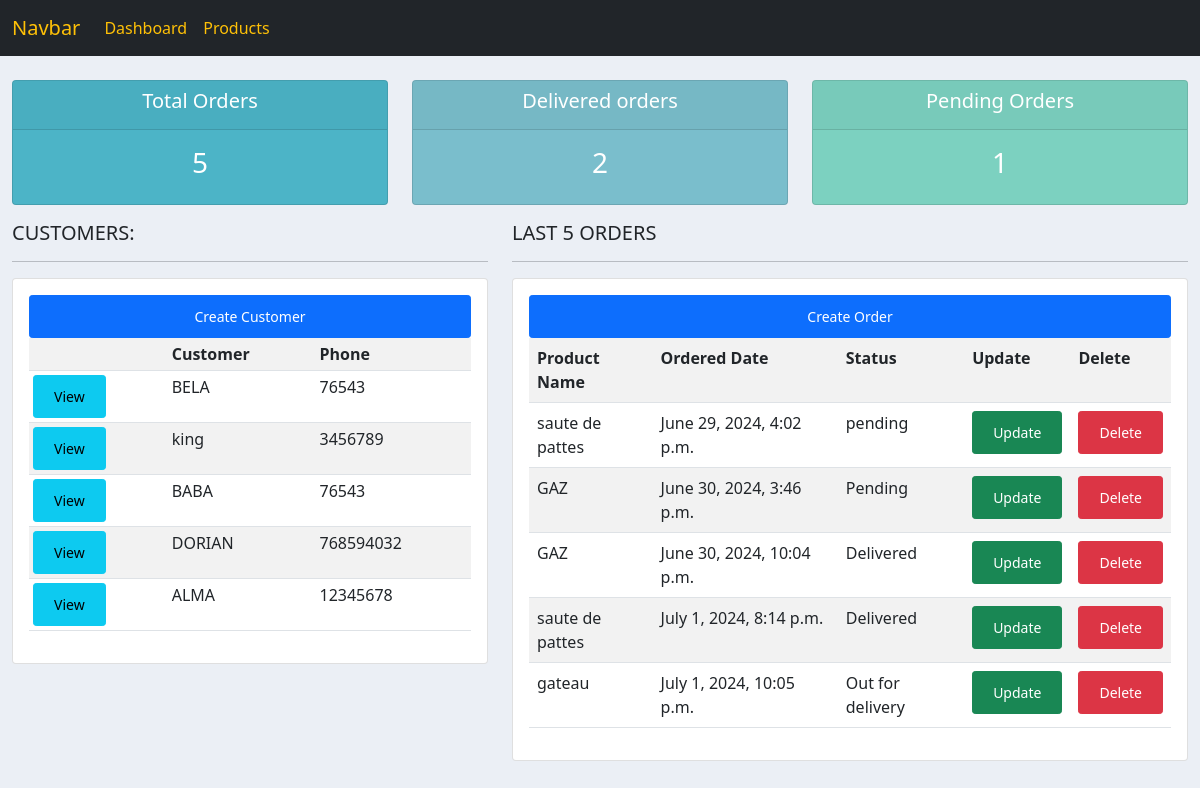
The page / on the database its author committed.
### Inv/models.py (models this page shows, shortened)
class Customer(models.Model):
    name = models.CharField(max_length=50, null=True)
    phone = models.CharField(max_length=50, null=True)
    email = models.EmailField()
    date_created = models.DateTimeField(auto_now_add=True, null=True)

class Order(models.Model):
    STATUS = (
        ('Pending', 'Pending'),
        ('Out for delivery', 'Out of Delivery'),
        ('Delivered', 'Delivered'),
    )
    customer = models.ForeignKey(Customer, null=True, on_delete=models.SET_NULL)
    product = models.ForeignKey(Product, null=True, on_delete=models.SET_NULL)
    date_created = models.DateTimeField(auto_now_add=True, null=True)
    status = models.CharField(max_length=50, null=True, choices=STATUS)

class Product(models.Model):
    CATEGORY = (
        ('Indoor', 'Indoor'),
        ('Out Door', 'Out Door'),
    )
    name = models.CharField(max_length=50, null=True)
    prices = models.FloatField()
    category = models.CharField(max_length=50, null=True, choices=CATEGORY)
    description = models.CharField(max_length=200, null=True, blank=True)
    date_created = models.DateTimeField(auto_now_add=True, null=True)
    tags = models.ManyToManyField(Tags)
    def __str__(self):
        return self.name

### Inv/views.py (the view)
# urls.py: path('', views.dashboard, name='Home'),
def dashboard(request):
    order = Order.objects.all()
    customer = Customer.objects.all()
    total_order = order.count()
    deliver = order.filter(status='Delivered').count()
    pending = order.filter(status='Pending').count()
    context = {
        'order': order,
        'customer': customer,
        'total_order': total_order,
        'deliver': deliver,
        'pending': pending,
    }
    return render(request, 'Inv/dashboard.html', context)

### template/Inv/dashboard.html
{% extends 'Inv/base.html' %}
{% block content %}
{% include 'Inv/status.html' %}
<div class="row">
    <div class="col-md-5">
        <h5 class="text-dark">CUSTOMERS:</h5>
        <hr>
        <div class="card card-body">
            <a class="btn btn-primary btn-sm btn-block" href="{% url 'Create_customer' %}">Create Customer</a>
            <table class="table table-sm table-striped">
                <tr>
                    <th></th>
                    <th>Customer</th>
                    <th>Phone</th>
                </tr>
                {% for customer in customer %}
                <tr>
                    <td><a class="btn btn-sm btn-info" href="{% url 'Customer' customer.id %}">View</a></td>
                    <td>{{customer.name}}</td>
                    <td>{{customer.phone}}</td>
                </tr>
                {% endfor %}
            </table>
        </div>
    </div>
    <div class="col-md-7">
        <h5 class="text-dark">LAST 5 ORDERS</h5>
        <hr>
        <div class="card card-body">
            <a class="btn btn-primary  btn-sm btn-block" href="{% url 'Create_order' %}">Create Order</a>
            <table class="table tale-sm table-striped">
                <tr>
                    <th>Product Name</th>
                    <th> Ordered Date</th>
                    <th>Status</th>
                    <th>Update</th>
                    <th>Delete</th>
                </tr>
                {% for order in order %}
                <tr>
                    <td>{{order.product}}</td>
                    <td>{{order.date_created}}</td>
                    <td>{{order.status}}</td>
                    <td><a class="btn btn-sm btn-success" href="{% url 'Update_order' order.id %}">Update</a></td>
                    <td><a class="btn btn-sm btn-danger" href="{% url 'Delete_order' order.id %}" >Delete</a></td>
                </tr>
                {% endfor %}
            </table>
        </div>
    </div>
</div>
{% endblock %}

### template/Inv/base.html (shortened to what this page needs)
 <!DOCTYPE html>
<html lang="en">
{% load static %}
<head>
<link href="https://cdn.jsdelivr.net/npm/bootstrap@5.0.2/dist/css/bootstrap.min.css" rel="stylesheet">
    <link rel="stylesheet" type="text/css" href="{% static 'css/main.css' %}">
</head>
<body>
{% include 'Inv/navbar.html' %}
<div class="container-fluid">
{% block content %}
{% endblock %}
</div>
</body>
</html>

### template/Inv/navbar.html (shortened to what this page needs)
{% load static %}
<nav class="navbar navbar-expand-lg navbar-dark bg-dark">
  <div class="container-fluid">
    <a class="navbar-brand text-warning" href="#">Navbar</a>
    <div class="collapse navbar-collapse" id="navbarNav">
      <ul class="navbar-nav">
        <li class="nav-item">
          <a class="nav-link active text-warning" aria-current="page" href="{% url 'Home' %}">Dashboard </a>
        </li>
        <li class="nav-item">
          <a class="nav-link text-warning" href="{% url 'Product' %}">Products</a>
        </li>
      </ul>
    </div>
  </div>
</nav>

### template/Inv/status.html
<br>
 <div class="row">
     <div class="col">
         <div class="col-md">
             <div class="card text-center text-white mb-3" id="total-order">
                <div class="card-header">
                    <h5 class="card-title">Total Orders</h5>
                </div>
                 <div class="card-body">
                     <h3 class="card-title">{{total_order}}</h3>
                 </div>
             </div>
         </div>
     </div>
       <div class="col">
         <div class="col-md">
             <div class="card text-center text-white mb-3" id="orders-delivered">
                <div class="card-header">
                    <h5 class="card-title">Delivered orders</h5>
                </div>
                 <div class="card-body">
                     <h3 class="card-title">{{deliver}}</h3>
                 </div>
             </div>
         </div>
     </div>
       <div class="col">
         <div class="col-md">
             <div class="card text-center text-white mb-3" id="orders-pending">
                <div class="card-header">
                    <h5 class="card-title">Pending Orders</h5>
                </div>
                 <div class="card-body">
                     <h3 class="card-title">{{pending}}</h3>
                 </div>
             </div>
         </div>
     </div>
 </div>

### static/css/main.css (style rules this page uses)
body { background-color: #ebeff5; }
#total-order { background-color: #4cb4c7; }
#orders-delivered { background-color: #7abecc; }
#orders-pending { background-color: #7CD1C0; }
.btn { padding: 10px 20px; cursor: pointer; text-align: center; }

### rows shown on the page
Customer: name "BELA", phone "76543"
Customer: name "king", phone "3456789"
Customer: name "BABA", phone "76543"
Customer: name "DORIAN", phone "768594032"
Customer: name "ALMA", phone "12345678"
Order: product "saute de pattes", date_created "June 29, 2024, 4:02 p.m.", status "pending"
Order: product "GAZ", date_created "June 30, 2024, 3:46 p.m.", status "Pending"
Order: product "GAZ", date_created "June 30, 2024, 10:04 p.m.", status "Delivered"
Order: product "saute de pattes", date_created "July 1, 2024, 8:14 p.m.", status "Delivered"
Order: product "gateau", date_created "July 1, 2024, 10:05 p.m.", status "Out for delivery"

### other values the page prints
{{ total_order }} "5"
{{ deliver }} "2"
{{ pending }} "1"
